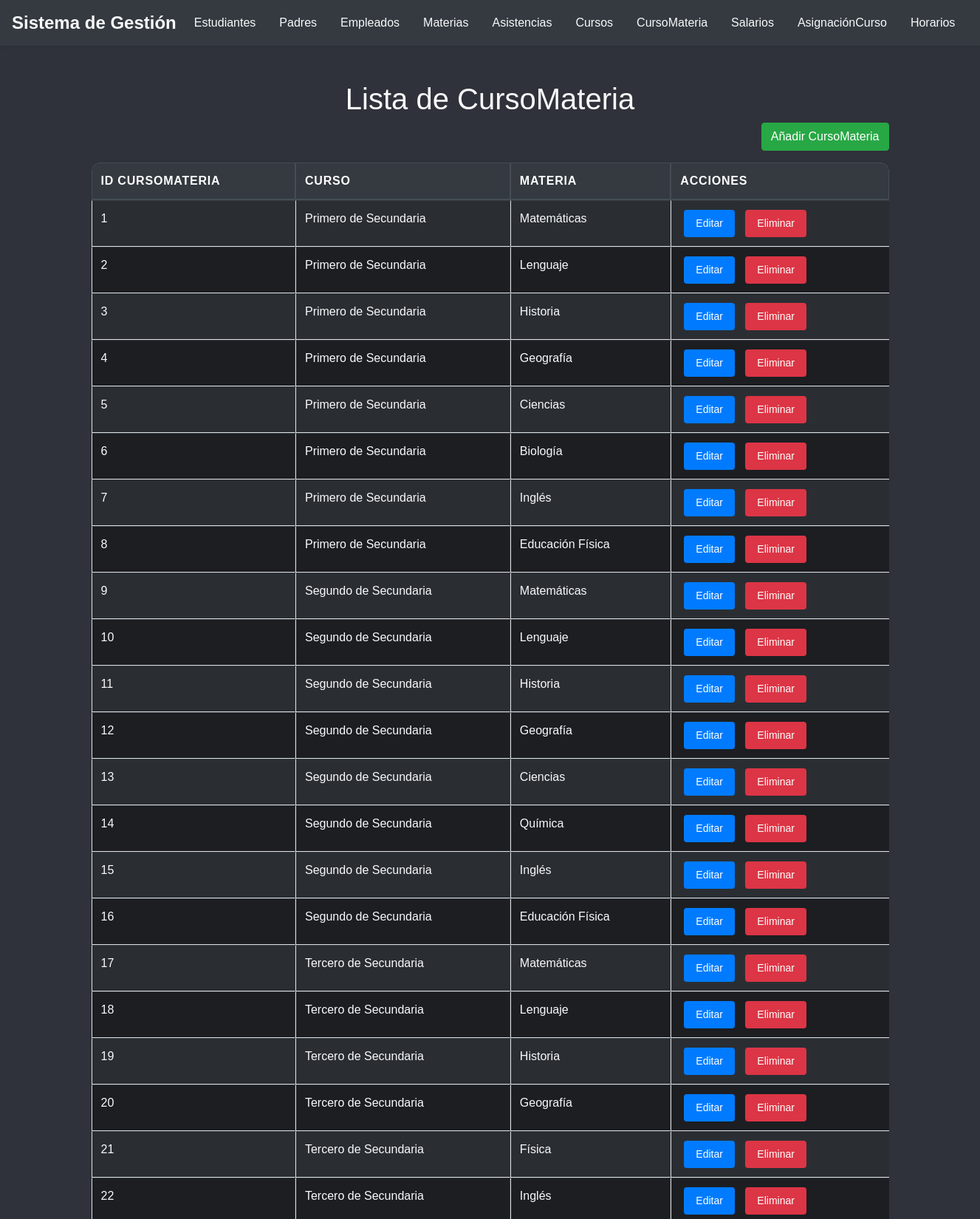
Screenshot of /cursomateria/index.php (upper part) with the database file from the repository.
### tables this page shows
CREATE TABLE CURSOMATERIA
(
    codCursoMateria INT AUTO_INCREMENT,
    codCurso        INT,
    codMateria      INT,
    CONSTRAINT PK_CURSOMATERIA PRIMARY KEY (codCursoMateria),
    CONSTRAINT FK_CURSOMATERIA_CURSO FOREIGN KEY (codCurso) REFERENCES CURSO (codCurso),
    CONSTRAINT FK_CURSOMATERIA_MATERIA FOREIGN KEY (codMateria) REFERENCES MATERIA (codMateria)
);

CREATE TABLE CURSO
(
    codCurso    INT AUTO_INCREMENT,
    nombreCurso VARCHAR(45) NOT NULL,
    nivel       VARCHAR(45) NOT NULL,
    CONSTRAINT PK_CURSO PRIMARY KEY (codCurso)
);

CREATE TABLE MATERIA
(
    codMateria    INT AUTO_INCREMENT,
    nombreMateria VARCHAR(45) NOT NULL,
    gestion       VARCHAR(4)  NOT NULL,
    CONSTRAINT PK_MATERIA PRIMARY KEY (codMateria)
);

### cursomateria/index.php (the view, shortened to what this page needs)
<?php
include '../conexion.php';
include '../header.php';
?>
<div class="container-fluid">
    <h1 class="text-center mt-5 text-light">Lista de CursoMateria</h1>
    <div class="mb-3 text-right">
        <a href="anadir.php" class="btn btn-success">Añadir CursoMateria</a>
    </div>
    <div class="table-responsive mt-3">
        <table class="table table-bordered table-striped w-100">
            <thead class="thead-dark">
                <tr>
                    <th>ID CursoMateria</th>
                    <th>Curso</th>
                    <th>Materia</th>
                    <th>Acciones</th>
                </tr>
            </thead>
            <tbody>
                <?php
                $sql = "SELECT cm.codCursoMateria, c.nombreCurso, m.nombreMateria
                        FROM CURSOMATERIA cm
                        JOIN CURSO c ON cm.codCurso = c.codCurso
                        JOIN MATERIA m ON cm.codMateria = m.codMateria";
                $result = $conexion->query($sql);
                if ($result->num_rows > 0) {
                    while($row = $result->fetch_assoc()) {
                        echo "<tr>
                                <td>" . $row["codCursoMateria"]. "</td>
                                <td>" . $row["nombreCurso"]. "</td>
                                <td>" . $row["nombreMateria"]. "</td>
                                <td>
                                    <a href='editar.php?id=".$row["codCursoMateria"]."' class='btn btn-primary btn-sm'>Editar</a>
                                    <a href='eliminar.php?id=".$row["codCursoMateria"]."' class='btn btn-danger btn-sm'>Eliminar</a>
                                </td>
                            </tr>";
                    }
                } else {
                    echo "<tr><td colspan='4' class='text-center'>No hay asignaciones de curso y materia</td></tr>";
                }
                ?>
            </tbody>
        </table>
    </div>
</div>

### header.php (shortened to what this page needs)
<!DOCTYPE html>
<html lang="es">
<head>
    <link rel="stylesheet" href="../css/bootstrap.min.css">
    <link rel="stylesheet" href="../css/styles.css">
</head>
<body>
    <nav class="navbar navbar-expand-lg navbar-light">
        <a class="navbar-brand text-light" href="http://localhost/proyectofinalVersionFinal/dashboard.php">Sistema de Gestión</a>
        <div class="collapse navbar-collapse" id="navbarNav">
            <ul class="navbar-nav mr-auto">
            <li class="nav-item">
                    <a class="nav-link text-light" href="../estudiante/index.php">Estudiantes</a>
                </li>
                <li class="nav-item">
                    <a class="nav-link text-light" href="../padre/index.php">Padres</a>
                </li>
                <li class="nav-item">
                    <a class="nav-link text-light" href="../empleado/index.php">Empleados</a>
                </li>
                <li class="nav-item">
                    <a class="nav-link text-light" href="../materia/index.php">Materias</a>
                </li>
                <li class="nav-item">
                    <a class="nav-link text-light" href="../asistencia/index.php">Asistencias</a>
                </li>
                <li class="nav-item">
                    <a class="nav-link text-light" href="../curso/index.php">Cursos</a>
                </li>
                <li class="nav-item">
                    <a class="nav-link text-light" href="../cursomateria/index.php">CursoMateria</a>
                </li>
                <li class="nav-item">
                    <a class="nav-link text-light" href="../salario/index.php">Salarios</a>
                </li>
                <li class="nav-item">
                    <a class="nav-link text-light" href="../asignaciondecurso/index.php">AsignaciónCurso</a>
                </li>
                <li class="nav-item">
                    <a class="nav-link text-light" href="../horario/index.php">Horarios</a>
                </li>
            </ul>
        </div>
    </nav>
    <div class="container mt-4">

### css/styles.css (style rules this page uses)
body { font-family: Arial, sans-serif; margin: 0; background-color: #2f323a; }
h1 { color: #343a40; }
.container { margin-top: 2rem; color: #f8f9fa; }
.navbar-brand { font-size: 1.5rem; font-weight: bold; color: #f8f9fa; }
.navbar { background-color: #343a40; box-shadow: 0 2px 4px rgba(0, 0, 0, 0.1); }
.navbar-brand { font-size: 1.5rem; font-weight: bold; color: #343a40; }
.nav-link { color: #f8f9fa; transition: color 0.3s ease-in-out; }
.navbar-nav .nav-item { margin-right: 1rem; }
.navbar-collapse { justify-content: flex-end; }
.container { margin-top: 2rem; }
.nav-link { position: relative; overflow: hidden; }
.nav-link::before { content: ''; position: absolute; width: 100%; height: 2px; bottom: 0; left: -100%; background-color: white; transition: all 0.3s ease-in-out; }
.table { width: 100%; margin-bottom: 1rem; background-color: #1c1e22; color: #f8f9fa; border-collapse: separate; border-spacing: 0; border-radius: 10px; overflow: hidden; box-shadow: 0 4px 8px rgba(0, 0, 0, 0.1); }
.table thead th { vertical-align: bottom; border-bottom: 2px solid #343a40; background-color: #343a40; color: #f8f9fa; text-transform: uppercase; letter-spacing: 0.05em; transition: background-color 0.3s ease-in-out; padding: 0.75rem; }
.table thead th:first-child { border-top-left-radius: 10px; }
.table thead th:last-child { border-top-right-radius: 10px; }
.table tbody tr { transition: background-color 0.3s ease-in-out; }
.table td, .table th { padding: 0.75rem; vertical-align: top; border-top: 1px solid #343a40; }
.table td { border-right: 1px solid #343a40; }
.table td:last-child { border-right: none; }
.table .btn { margin: 0 5px; color: #fff; border: none; padding: 0.5rem 1rem; border-radius: 0.25rem; transition: background-color 0.3s ease-in-out; }
.table tbody tr:nth-of-type(odd) { background-color: #2a2e33; }
.btn-primary { color: #fff; background-color: #007bff; border-color: #007bff; padding: 0.5rem 1rem; border-radius: 0.5rem; transition: background-color 0.3s ease-in-out, border-color 0.3s ease-in-out; }

### rows the page displays
cursomateria: codCursoMateria "1", codCurso.nombreCurso "Primero de Secundaria", codMateria.nombreMateria "Matemáticas"
cursomateria: codCursoMateria "2", codCurso.nombreCurso "Primero de Secundaria", codMateria.nombreMateria "Lenguaje"
cursomateria: codCursoMateria "3", codCurso.nombreCurso "Primero de Secundaria", codMateria.nombreMateria "Historia"
cursomateria: codCursoMateria "4", codCurso.nombreCurso "Primero de Secundaria", codMateria.nombreMateria "Geografía"
cursomateria: codCursoMateria "5", codCurso.nombreCurso "Primero de Secundaria", codMateria.nombreMateria "Ciencias"
cursomateria: codCursoMateria "6", codCurso.nombreCurso "Primero de Secundaria", codMateria.nombreMateria "Biología"
cursomateria: codCursoMateria "7", codCurso.nombreCurso "Primero de Secundaria", codMateria.nombreMateria "Inglés"
cursomateria: codCursoMateria "8", codCurso.nombreCurso "Primero de Secundaria", codMateria.nombreMateria "Educación Física"
cursomateria: codCursoMateria "9", codCurso.nombreCurso "Segundo de Secundaria", codMateria.nombreMateria "Matemáticas"
cursomateria: codCursoMateria "10", codCurso.nombreCurso "Segundo de Secundaria", codMateria.nombreMateria "Lenguaje"
cursomateria: codCursoMateria "11", codCurso.nombreCurso "Segundo de Secundaria", codMateria.nombreMateria "Historia"
cursomateria: codCursoMateria "12", codCurso.nombreCurso "Segundo de Secundaria", codMateria.nombreMateria "Geografía"
cursomateria: codCursoMateria "13", codCurso.nombreCurso "Segundo de Secundaria", codMateria.nombreMateria "Ciencias"
cursomateria: codCursoMateria "14", codCurso.nombreCurso "Segundo de Secundaria", codMateria.nombreMateria "Química"
cursomateria: codCursoMateria "15", codCurso.nombreCurso "Segundo de Secundaria", codMateria.nombreMateria "Inglés"
cursomateria: codCursoMateria "16", codCurso.nombreCurso "Segundo de Secundaria", codMateria.nombreMateria "Educación Física"
cursomateria: codCursoMateria "17", codCurso.nombreCurso "Tercero de Secundaria", codMateria.nombreMateria "Matemáticas"
cursomateria: codCursoMateria "18", codCurso.nombreCurso "Tercero de Secundaria", codMateria.nombreMateria "Lenguaje"
cursomateria: codCursoMateria "19", codCurso.nombreCurso "Tercero de Secundaria", codMateria.nombreMateria "Historia"
cursomateria: codCursoMateria "20", codCurso.nombreCurso "Tercero de Secundaria", codMateria.nombreMateria "Geografía"
cursomateria: codCursoMateria "21", codCurso.nombreCurso "Tercero de Secundaria", codMateria.nombreMateria "Física"
cursomateria: codCursoMateria "22", codCurso.nombreCurso "Tercero de Secundaria", codMateria.nombreMateria "Inglés"
